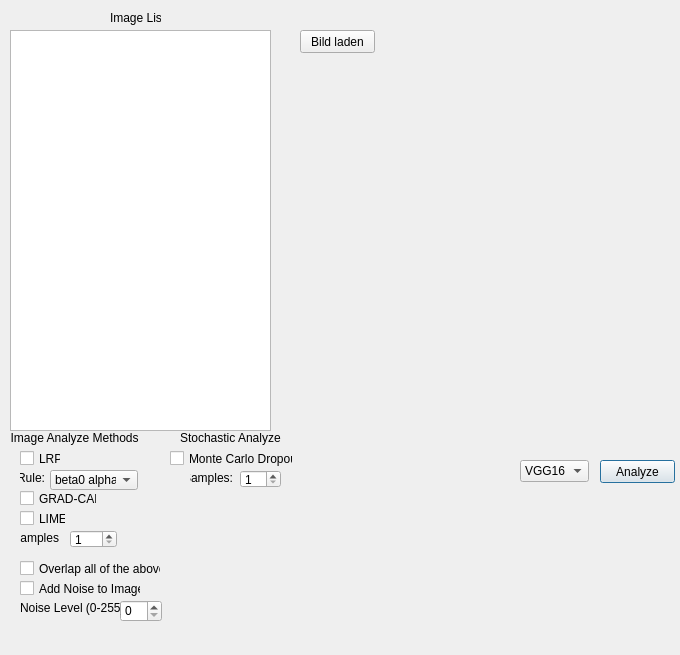
<?xml version="1.0" encoding="UTF-8"?>
<ui version="4.0">
 <class>Dialog</class>
 <widget class="QDialog" name="Dialog">
  <property name="geometry">
   <rect>
    <x>0</x>
    <y>0</y>
    <width>680</width>
    <height>655</height>
   </rect>
  </property>
  <property name="maximumSize">
   <size>
    <width>1920</width>
    <height>1080</height>
   </size>
  </property>
  <property name="windowTitle">
   <string>PYTHON PRJ - Image Filter</string>
  </property>
  <property name="autoFillBackground">
   <bool>false</bool>
  </property>
  <property name="styleSheet">
   <string notr="true">selection-color: rgb(255, 0, 0);</string>
  </property>
  <property name="sizeGripEnabled">
   <bool>false</bool>
  </property>
  <widget class="QLabel" name="label_5">
   <property name="geometry">
    <rect>
     <x>110</x>
     <y>10</y>
     <width>51</width>
     <height>16</height>
    </rect>
   </property>
   <property name="text">
    <string>Image List</string>
   </property>
  </widget>
  <widget class="QCheckBox" name="checkBox">
   <property name="geometry">
    <rect>
     <x>20</x>
     <y>560</y>
     <width>141</width>
     <height>17</height>
    </rect>
   </property>
   <property name="text">
    <string>Overlap all of the above</string>
   </property>
  </widget>
  <widget class="QLabel" name="label_6">
   <property name="geometry">
    <rect>
     <x>180</x>
     <y>430</y>
     <width>101</width>
     <height>16</height>
    </rect>
   </property>
   <property name="text">
    <string>Stochastic Analyzer</string>
   </property>
  </widget>
  <widget class="QCheckBox" name="checkBox_5">
   <property name="geometry">
    <rect>
     <x>20</x>
     <y>580</y>
     <width>121</width>
     <height>17</height>
    </rect>
   </property>
   <property name="text">
    <string>Add Noise to Image</string>
   </property>
  </widget>
  <widget class="QSpinBox" name="spinBox_3">
   <property name="geometry">
    <rect>
     <x>120</x>
     <y>600</y>
     <width>42</width>
     <height>22</height>
    </rect>
   </property>
   <property name="maximum">
    <number>255</number>
   </property>
  </widget>
  <widget class="QLabel" name="label_7">
   <property name="geometry">
    <rect>
     <x>20</x>
     <y>600</y>
     <width>101</width>
     <height>16</height>
    </rect>
   </property>
   <property name="text">
    <string>Noise Level (0-255)</string>
   </property>
  </widget>
  <widget class="QComboBox" name="comboBox_2">
   <property name="geometry">
    <rect>
     <x>520</x>
     <y>460</y>
     <width>69</width>
     <height>22</height>
    </rect>
   </property>
   <item>
    <property name="text">
     <string>VGG16</string>
    </property>
   </item>
  </widget>
  <widget class="QLabel" name="label">
   <property name="geometry">
    <rect>
     <x>0</x>
     <y>430</y>
     <width>146</width>
     <height>16</height>
    </rect>
   </property>
   <property name="layoutDirection">
    <enum>Qt::LeftToRight</enum>
   </property>
   <property name="text">
    <string> Image Analyze Methods</string>
   </property>
   <property name="alignment">
    <set>Qt::AlignCenter</set>
   </property>
  </widget>
  <widget class="QCheckBox" name="checkBoxLRP">
   <property name="geometry">
    <rect>
     <x>20</x>
     <y>450</y>
     <width>41</width>
     <height>17</height>
    </rect>
   </property>
   <property name="text">
    <string>LRP</string>
   </property>
  </widget>
  <widget class="QCheckBox" name="checkBox_3">
   <property name="geometry">
    <rect>
     <x>20</x>
     <y>490</y>
     <width>77</width>
     <height>17</height>
    </rect>
   </property>
   <property name="text">
    <string>GRAD-CAM</string>
   </property>
  </widget>
  <widget class="QCheckBox" name="checkBox_2">
   <property name="geometry">
    <rect>
     <x>170</x>
     <y>450</y>
     <width>123</width>
     <height>17</height>
    </rect>
   </property>
   <property name="text">
    <string>Monte Carlo Dropout</string>
   </property>
  </widget>
  <widget class="QCheckBox" name="checkBox_4">
   <property name="geometry">
    <rect>
     <x>20</x>
     <y>510</y>
     <width>46</width>
     <height>17</height>
    </rect>
   </property>
   <property name="text">
    <string>LIME</string>
   </property>
  </widget>
  <widget class="QPushButton" name="pushButtonK">
   <property name="geometry">
    <rect>
     <x>600</x>
     <y>460</y>
     <width>75</width>
     <height>23</height>
    </rect>
   </property>
   <property name="text">
    <string>Analyze</string>
   </property>
  </widget>
  <widget class="QPushButton" name="pushButtonL">
   <property name="geometry">
    <rect>
     <x>300</x>
     <y>30</y>
     <width>75</width>
     <height>23</height>
    </rect>
   </property>
   <property name="text">
    <string>Bild laden</string>
   </property>
  </widget>
  <widget class="QListWidget" name="image_list_widget">
   <property name="geometry">
    <rect>
     <x>10</x>
     <y>30</y>
     <width>261</width>
     <height>401</height>
    </rect>
   </property>
  </widget>
  <widget class="QComboBox" name="comboBox">
   <property name="geometry">
    <rect>
     <x>50</x>
     <y>470</y>
     <width>88</width>
     <height>20</height>
    </rect>
   </property>
   <item>
    <property name="text">
     <string>beta0 alpha1</string>
    </property>
   </item>
   <item>
    <property name="text">
     <string>presetA</string>
    </property>
   </item>
   <item>
    <property name="text">
     <string/>
    </property>
   </item>
  </widget>
  <widget class="QLabel" name="label_2">
   <property name="geometry">
    <rect>
     <x>20</x>
     <y>470</y>
     <width>25</width>
     <height>16</height>
    </rect>
   </property>
   <property name="text">
    <string>Rule:</string>
   </property>
   <property name="alignment">
    <set>Qt::AlignRight|Qt::AlignTrailing|Qt::AlignVCenter</set>
   </property>
  </widget>
  <widget class="QLabel" name="label_4">
   <property name="geometry">
    <rect>
     <x>20</x>
     <y>530</y>
     <width>39</width>
     <height>16</height>
    </rect>
   </property>
   <property name="text">
    <string>Samples</string>
   </property>
   <property name="alignment">
    <set>Qt::AlignRight|Qt::AlignTrailing|Qt::AlignVCenter</set>
   </property>
  </widget>
  <widget class="QSpinBox" name="spinBox">
   <property name="geometry">
    <rect>
     <x>70</x>
     <y>530</y>
     <width>47</width>
     <height>18</height>
    </rect>
   </property>
   <property name="minimum">
    <number>1</number>
   </property>
   <property name="maximum">
    <number>2000</number>
   </property>
   <property name="singleStep">
    <number>50</number>
   </property>
  </widget>
  <widget class="QLabel" name="label_3">
   <property name="geometry">
    <rect>
     <x>190</x>
     <y>470</y>
     <width>43</width>
     <height>16</height>
    </rect>
   </property>
   <property name="text">
    <string>Samples:</string>
   </property>
   <property name="alignment">
    <set>Qt::AlignRight|Qt::AlignTrailing|Qt::AlignVCenter</set>
   </property>
  </widget>
  <widget class="QSpinBox" name="spinBox_2">
   <property name="geometry">
    <rect>
     <x>240</x>
     <y>470</y>
     <width>41</width>
     <height>18</height>
    </rect>
   </property>
   <property name="minimum">
    <number>1</number>
   </property>
   <property name="maximum">
    <number>100</number>
   </property>
  </widget>
 </widget>
 <resources/>
 <connections/>
</ui>
